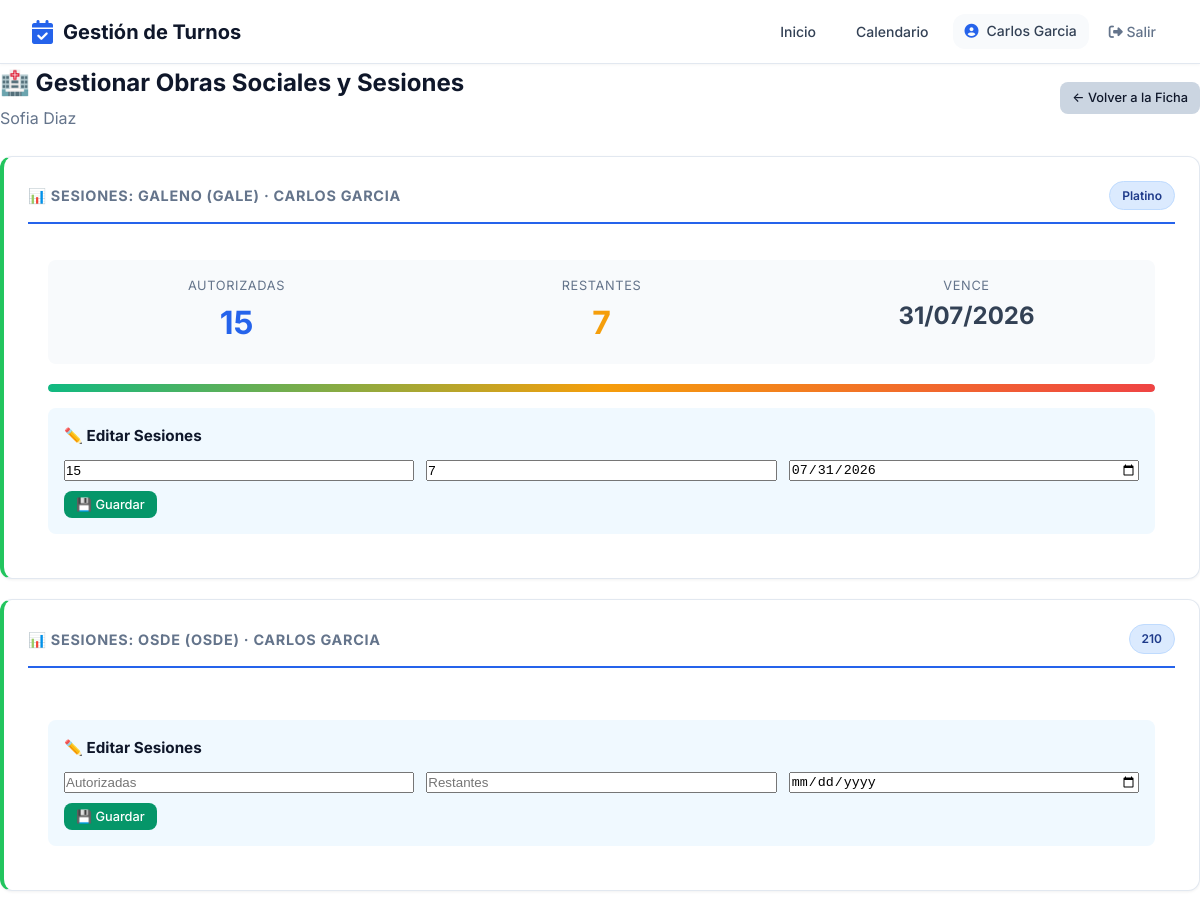
The app's page /pacientes/69/gestionar-obras-sociales/ (signed in, upper part), older data.
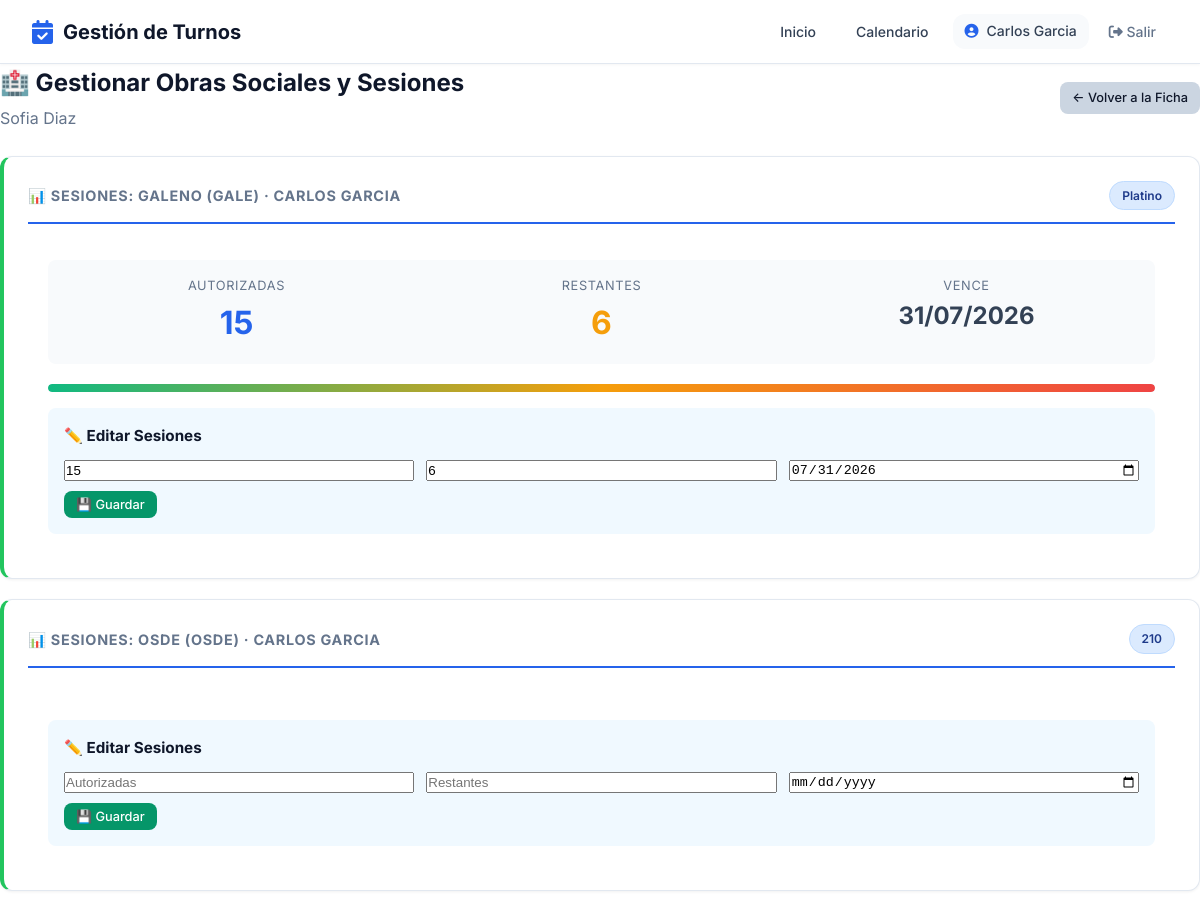
The same page, newer data.
### pacientes/models.py (models this page shows, shortened)
class PacienteObraSocial(models.Model):
    paciente = models.ForeignKey(
        Paciente, on_delete=models.CASCADE, related_name='mis_obras_sociales'
    )
    obra_social = models.ForeignKey(
        'obras_sociales.ObraSocial', on_delete=models.CASCADE, verbose_name='Obra Social'
    )
    plan = models.ForeignKey(
        'obras_sociales.Plan', on_delete=models.SET_NULL, null=True, blank=True, verbose_name='Plan'
    )
    numero_afiliado = models.CharField(max_length=50, blank=True, verbose_name='Número de Afiliado')
    profesional = models.ForeignKey(
        'profesionales.Profesional',
        on_delete=models.SET_NULL,
        null=True,
        blank=True,
        verbose_name='Profesional que autoriza'
    )
    sesiones_autorizadas = models.IntegerField(null=True, blank=True, verbose_name='Sesiones Autorizadas')
    sesiones_restantes = models.IntegerField(null=True, blank=True, verbose_name='Sesiones Restantes')
    fecha_vencimiento = models.DateField(null=True, blank=True, verbose_name='Vencimiento')
    activa = models.BooleanField(default=True, verbose_name='Activa')
    creado = models.DateTimeField(auto_now_add=True)
    actualizado = models.DateTimeField(auto_now=True)
    class Meta:
        verbose_name = 'Obra Social del Paciente'
        verbose_name_plural = 'Obras Sociales del Paciente'
        ordering = ['-activa', 'obra_social__nombre']
        unique_together = ['paciente', 'obra_social', 'plan', 'profesional']

### obras_sociales/models.py (models this page shows, shortened)
class ObraSocial(ModeloBase):
    nombre = models.CharField(max_length=200, verbose_name='Nombre')
    sigla = models.CharField(max_length=20, verbose_name='Sigla')
    telefono = models.CharField(max_length=20, blank=True, verbose_name='Teléfono')
    email = models.EmailField(blank=True, verbose_name='Email')
    activo = models.BooleanField(default=True, verbose_name='Activo')
    class Meta:
        verbose_name = 'Obra Social'
        verbose_name_plural = 'Obras Sociales'
        ordering = ['nombre']

class Plan(ModeloBase):
    obra_social = models.ForeignKey(
        ObraSocial,
        on_delete=models.CASCADE,
        related_name='planes',
        verbose_name='Obra Social'
    )
    nombre = models.CharField(max_length=100, verbose_name='Nombre del Plan')
    requiere_autorizacion = models.BooleanField(
        default=False,
        verbose_name='Requiere Autorización'
    )
    coseguro_fijo = models.DecimalField(
        max_digits=10,
        decimal_places=2,
        default=0,
        verbose_name='Coseguro Fijo'
    )
    coseguro_porcentaje = models.DecimalField(
        max_digits=5,
        decimal_places=2,
        default=0,
        verbose_name='Coseguro (%)'
    )
    class Meta:
        verbose_name = 'Plan'
        verbose_name_plural = 'Planes'
        ordering = ['obra_social', 'nombre']

### profesionales/models.py (models this page shows, shortened)
class Profesional(Persona):
    ESPECIALIDADES = [
        ('odontologia', 'Odontología'),
        ('kinesiologia', 'Kinesiología'),
        ('psicologia', 'Psicología'),
        ('nutricion', 'Nutrición'),
        ('cardiologia', 'Cardiología'),
        ('medicina_general', 'Medicina General'),
        ('dermatologia', 'Dermatología'),
        ('estetica', 'Estética'),
        ('pediatria', 'Pediatría'),
        ('traumatologia', 'Traumatología'),
        ('veterinaria', 'Veterinaria'),
        ('fonoaudiologia', 'Fonoaudiologia'),
        ('otro', 'Otro'),
    ]
    usuario = models.OneToOneField(
        'usuarios.Usuario',
        on_delete=models.CASCADE,
        verbose_name='Usuario'
    )
    especialidad = models.CharField(
        max_length=50,
        choices=ESPECIALIDADES,
        verbose_name='Especialidad'
    )
    matricula = models.CharField(
        max_length=50,
        blank=True,
        verbose_name='Matrícula Profesional'
    )
    color_calendario = models.CharField(
        max_length=7,
        default='#4A90D9',
        verbose_name='Color en Calendario'
    )
    acepta_obra_social = models.BooleanField(
        default=False,
        verbose_name='Acepta Obra Social'
    )
    descripcion = models.TextField(
        blank=True,
        verbose_name='Descripción Profesional'
    )
    foto = models.ImageField(
    upload_to='profesionales/',
    blank=True,
    null=True,
    verbose_name='Foto de Perfil'
    )
    establecimientos = models.ManyToManyField(
    'establecimientos.Establecimiento',
    blank=True,
    related_name='profesionales',
    verbose_name='Consultorios donde atiende'
    )
    frase_destacada = models.CharField(max_length=200, blank=True, verbose_name='Frase destacada')
    precio_particular = models.DecimalField(max_digits=10, decimal_places=2, null=True, blank=True, verbose_name='Precio consulta particular')
    obras_sociales_texto = models.TextField(blank=True, verbose_name='Obras sociales (texto libre)')
    servicios_texto = models.TextField(blank=True, verbose_name='Servicios / Especializaciones')
    servicios_destacados = models.TextField(blank=True, verbose_name='Servicios destacados')
    especializaciones = models.TextField(blank=True, verbose_name='Especializaciones')
    atiende_por_orden = models.BooleanField(
    default=False,
    verbose_name='Atiende por orden de llegada'
)
    obras_sociales = models.ManyToManyField(
        'obras_sociales.ObraSocial',
        blank=True,
        related_name='profesionales',
        verbose_name='Obras Sociales'
    )
    planes = models.ManyToManyField(
        'obras_sociales.Plan',
        blank=True,
        verbose_name='Planes'
    )
    class Meta:
        verbose_name = 'Profesional'
        verbose_name_plural = 'Profesionales'
        ordering = ['apellido', 'nombre']

### pacientes/views.py (the view, shortened to what this page needs)
# urls.py: path('<int:paciente_id>/gestionar-obras-sociales/', views.gestionar_obras_sociales, name='gestionar_obras_sociales'),
@login_required
def gestionar_obras_sociales(request, paciente_id):
    if request.user.rol not in ['profesional', 'secretaria']:
        messages.error(request, 'No tenés acceso.')
        return redirect('home')
    paciente = get_object_or_404(Paciente, id=paciente_id)
    if request.user.rol == 'profesional':
        profesional = get_object_or_404(Profesional, usuario=request.user)
    else:
        profesional = None
    if profesional:
        obras_sociales_disponibles = profesional.obras_sociales.filter(activo=True)
    else:
        obras_sociales_disponibles = ObraSocial.objects.filter(activo=True)
    if profesional:
        obras_sociales_paciente = paciente.mis_obras_sociales.filter(profesional=profesional)
    else:
        obras_sociales_paciente = paciente.mis_obras_sociales.all()
    context = {
        'paciente': paciente,
        'profesional': profesional,
        'obras_sociales_disponibles': obras_sociales_disponibles,
        'hoy': date.today(),
        'es_secretaria': request.user.rol == 'secretaria',
        'obras_sociales_paciente': obras_sociales_paciente,
    }
    return render(request, 'pacientes/gestionar_obras_sociales.html', context)

### core_app/models.py (called while the page is built)
    @property
    def nombre_completo(self):
        return f"{self.nombre} {self.apellido}"

### pacientes/templates/pacientes/gestionar_obras_sociales.html (shortened to what this page needs)
{% extends 'core_app/base.html' %}
{% load static %}
{% block extra_css %}
    <link rel="stylesheet" href="{% static 'css/pages/pacientes_shared.css' %}">
{% endblock %}
{% block content %}
<div class="pacientes-container">
    <div class="flex-between mb-6">
        <div>
            <h1 style="font-size: 1.5rem; font-weight: 700; margin: 0;">🏥 Gestionar Obras Sociales y Sesiones</h1>
            <p style="color: var(--text-muted); margin-top: 4px;">{{ paciente.nombre_completo }}</p>
        </div>
        <a href="{% url 'ficha_paciente' paciente.id %}" class="btn btn-secondary btn-sm">← Volver a la Ficha</a>
    </div>
    {% for os_paciente in obras_sociales_paciente %}
    {% if os_paciente.activa %}
    <div class="paciente-card" style="border-left: 4px solid #22c55e;">
        <div class="paciente-card-header">
            <h3>
                📊 Sesiones: {{ os_paciente.obra_social.nombre }} ({{ os_paciente.obra_social.sigla }})
                {% if os_paciente.profesional %} · {{ os_paciente.profesional.nombre_completo }}{% endif %}
            </h3>
            {% if os_paciente.plan %}<span class="badge badge-info">{{ os_paciente.plan.nombre }}</span>{% endif %}
        </div>
        <form method="POST" style="padding: 20px;">
            {% if os_paciente.sesiones_autorizadas %}
            <div class="sesiones-stats-grid">
                <div>
                    <div class="sesiones-stat-etiqueta">Autorizadas</div>
                    <div class="sesiones-stat-numero autorizadas">{{ os_paciente.sesiones_autorizadas }}</div>
                </div>
                <div>
                    <div class="sesiones-stat-etiqueta">Restantes</div>
                    <div class="sesiones-stat-numero restantes" style="{% if os_paciente.sesiones_restantes <= 3 %}color: var(--danger);{% elif os_paciente.sesiones_restantes <= 7 %}color: #f59e0b;{% endif %}">
                        {{ os_paciente.sesiones_restantes|default:"—" }}
                    </div>
                </div>
                <div>
                    <div class="sesiones-stat-etiqueta">Vence</div>
                    <div class="sesiones-stat-numero vencimiento" style="{% if os_paciente.fecha_vencimiento and os_paciente.fecha_vencimiento < hoy %}color: var(--danger);{% endif %}">
                        {{ os_paciente.fecha_vencimiento|date:"d/m/Y"|default:"—" }}
                    </div>
                </div>
            </div>
            <div class="sesiones-barra">
                <div class="sesiones-barra-progreso" style="width: {% widthratio os_paciente.sesiones_autorizadas|add:'-'|add:os_paciente.sesiones_restantes os_paciente.sesiones_autorizadas 100 %}%;"></div>
            </div>
            {% endif %}
            <div style="background: #f0f9ff; padding: 16px; border-radius: var(--radius); margin-top: 16px;">
                <h4 style="margin: 0 0 12px 0; font-size: 0.95rem;">✏️ Editar Sesiones</h4>
                <div style="display: grid; grid-template-columns: repeat(3, 1fr); gap: 12px;">
                    <input type="number" name="sesiones_autorizadas" value="{{ os_paciente.sesiones_autorizadas|default:'' }}"
                           placeholder="Autorizadas" class="form-input">
                    <input type="number" name="sesiones_restantes" value="{{ os_paciente.sesiones_restantes|default:'' }}"
                           placeholder="Restantes" class="form-input">
                    <input type="date" name="fecha_vencimiento" value="{{ os_paciente.fecha_vencimiento|date:'Y-m-d'|default:'' }}"
                           class="form-input">
                </div>
                <button type="submit" class="btn btn-success btn-sm" style="margin-top: 10px;">💾 Guardar</button>
            </div>
        </form>
    </div>
    {% endif %}
    {% endfor %}
</div>
{% endblock %}

Row changes from the older to the newer data that the page shows:
changed PacienteObraSocial "GALENO": sesiones_restantes "7" → "6"
